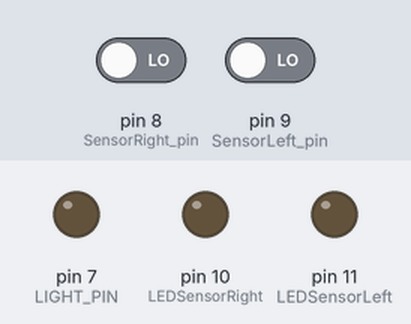
Bench run of a sketch on a simulated Arduino Uno, built with avr-gcc and run on an emulated ATmega328P. Parts: output pins drawn as LEDs (lit = HIGH). The inputs (shaded band) are chosen by the test bench; at power-on: pin 8 (SensorRight_pin) LOW, pin 9 (SensorLeft_pin) LOW. What the sketch prints to the serial monitor is not drawn.

Above: at 1.2 s.
1.3 s: pin 8 (SensorRight_pin) driven HIGH
At 2.3 s:
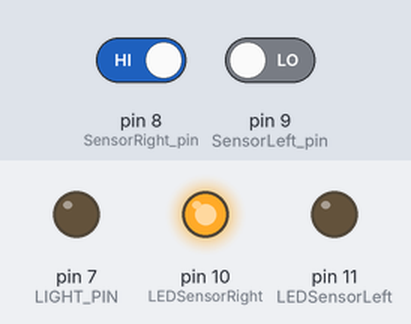
2.8 s: pin 9 (SensorLeft_pin) driven HIGH
At 3.5 s:
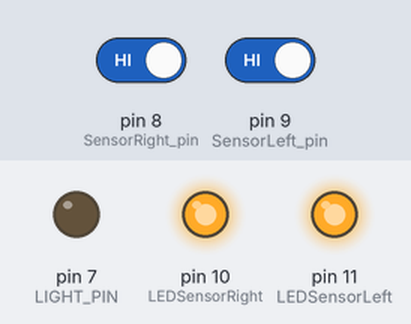
4.3 s: pin 8 (SensorRight_pin) driven LOW
At 4.6 s:
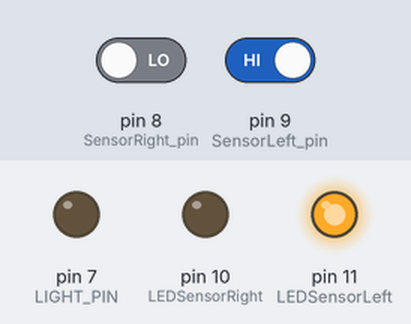
5.8 s: pin 9 (SensorLeft_pin) driven LOW
At 7.0 s:
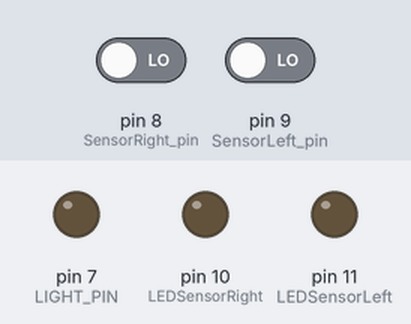
Timing chart, 0 to 8.3 s (numbered marks = the images above; inputs shaded):
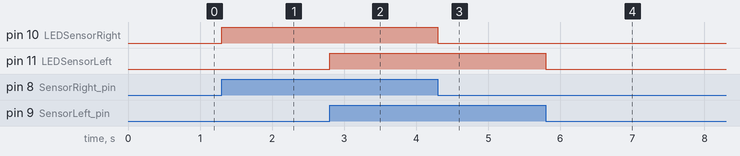

Measured:
- after the input at 1.3 s, pin 10 (LEDSensorRight): LOW → HIGH at once
- after the input at 2.8 s, pin 11 (LEDSensorLeft): LOW → HIGH at once
- after the input at 4.3 s, pin 10 (LEDSensorRight): HIGH → LOW at once
- after the input at 5.8 s, pin 11 (LEDSensorLeft): HIGH → LOW at once

The sketch:

person_counter_1.0.ino
```cpp
/*
  Подключения к пинам Arduino:
  Кнопки: d2, d3;
  реле: d5, d6
  //================================  -       ==>   -
*/
#include <Wire.h>

#include <SoftwareSerial.h>// Подключаем библиотеку SoftwareSerial.h

//==============================================
#define LIGHT_PIN 7          // определяем пин освещения
#define SensorRight_pin 8            // определяем пин правого сенсора
#define SensorLeft_pin 9            // определяем пин левого сенсора
#define LEDSensorRight 10        // определяем пин диода правого сенсора =>
// =>(для визуального контроля обработки сенсора ардуиной)
#define LEDSensorLeft 11        // определяем пин диода левого сенсора=>
// =>(для визуального контроля обработки сенсора ардуиной)
#define power_pin 12            // подача питания на сенсоры

//======================== Переменные ======================
boolean light;//переменная, хранящая состояние освещения (вкл/выкл)

boolean flagActivateSensorRight, flagActivateSensorLeft;//флаг, показывающий, что сенсор активирован
boolean flagCount; //флаг, позволяющий обратиться к счетчику человек 1 раз с момента=>
//=> активации обоих сенсоров (исключает избыточные срабатывания)
unsigned long activateTimeSensorRight, activateTimeSensorLeft;//точное время срабатывания сенсоров
int countActivateSensorRight, countActivateSensorLeft;//счетчик активаций сенсоров
int countPerson;//количество человек в комнате

boolean flag_butt_set;
//=======================================================================================
void setup() {
 Serial.begin(9600);
  Serial.println("Serial.begin");

  //==============================================
  pinMode(LIGHT_PIN, OUTPUT);          // пин освещения как выход
  pinMode(SensorRight_pin, INPUT);         // пин сенсора как вход
  pinMode(SensorLeft_pin, INPUT);         // пин сенсора как вход
  pinMode(LEDSensorRight, OUTPUT);          // пин диода как выход
  pinMode(LEDSensorLeft, OUTPUT);          // пин диода как выход
  pinMode(power_pin, OUTPUT);
}
//=======================================================================================
void loop() {
  sensorControl();//вызов функции контроля сенсоров
  lightControl();     //вызов функции контроля освещения
}
//====================================== КОНЕЦ LOOP =========================================================================================
//===============================================================================================================================
//================================= ФУНКЦИИ =======================================================================================
void lightControl() { //управляет освещением, на основании=>
  //=>количества человек, вошедших в помещение
  if (countPerson > 0) {
    //analogRead(pin);
    digitalWrite(LIGHT_PIN, HIGH); // если кто-то вошел в комнату, включаем свет
  } else {
    digitalWrite(LIGHT_PIN, LOW); // если никого нет, выключает свет
  }
}
//===============================================================================================================================
void sensorControl() {//функция, опрашивающая датчики движения,
  //и на основании их показаний определяет зашел человек
  //или вышел
  if (digitalRead(SensorRight_pin) == 1 && flagActivateSensorRight == 0) {//если=>
    //=> сработал сенсор, но флаг активации не поднят,то=>
    activateTimeSensorRight = millis();//=>значит сенсор сработал только что=>
    flagActivateSensorRight = 1;//=>записываем время срабатывания и устанавливаем
    //=>флаг активации сенсора
  }
  if (digitalRead(SensorLeft_pin) == 1 && flagActivateSensorLeft == 0) {//если
    //=> сработал сенсор, но флаг активации не поднят,то
    activateTimeSensorLeft = millis();//значит сенсор сработал только что
    //=> записываем время срабатывания
    flagActivateSensorLeft = 1;//устанавливаем флаг активации сенсора
  }
  if  (flagCount == 0) {     //((millis() - activateTimeSensorLeft > 1000) && ( millis() - activateTimeSensorRight > 1000))
    if (flagActivateSensorLeft == 1 && flagActivateSensorRight == 1) {//если
      //=> флаг активации сенсоров 1 и 2 установлен, то=>
      flagCount = 1;//=>устанавливаем флаг срабатывания двух сенсоров=>
      if (activateTimeSensorRight > activateTimeSensorLeft) {//=>сравниваем время
        //=> активации сенсоров: если 1-ый сработал раньше,то=>
        countPerson++;//=>это значит, что человек вошел, увеличиваем счетчик=>
        //=> на 1
        countActivateSensorRight++;//счетчик активации правого сенсора
        //digitalWrite(SensorRight_pin, HIGH);
      } else {//иначе - человек вышел
        if (countPerson > 0) countPerson--;//если счетчик больше 0
        //=> отнимаем 1(такая проверка введена чтобы не стало отрицательным=>
        //=>количество человек, т.к. переменная безнакового типа, )
        countActivateSensorLeft++;//счетчик активации левого сенсора
      }
    }
    //digitalWrite(power_pin, LOW);//подача питания на сенсоры
  }

  if (digitalRead(SensorRight_pin) == 0 && flagActivateSensorRight == 1) {//если сигнал с сенсора не приходит,
    flagActivateSensorRight = 0;// значит сенсор отключен, сбрасываем флаг активации
  }
  if (digitalRead(SensorLeft_pin) == 0 && flagActivateSensorLeft == 1) {//если сигнал с сенсора не приходит,
    flagActivateSensorLeft = 0;//значит сенсор отключен, сбрасываем флаг активации
  }

  if (flagActivateSensorRight == 0 && flagActivateSensorLeft == 0) {
    flagCount = 0;//если сенсоры не активны, то сбрасываем флаг активации обоих сенсоров
  }

  digitalWrite(LEDSensorRight, flagActivateSensorRight);//присваиваем диоду состояние датчика
  digitalWrite(LEDSensorLeft, flagActivateSensorLeft);//присваиваем диоду состояние датчика
}
//===============================================================================================================================
```
